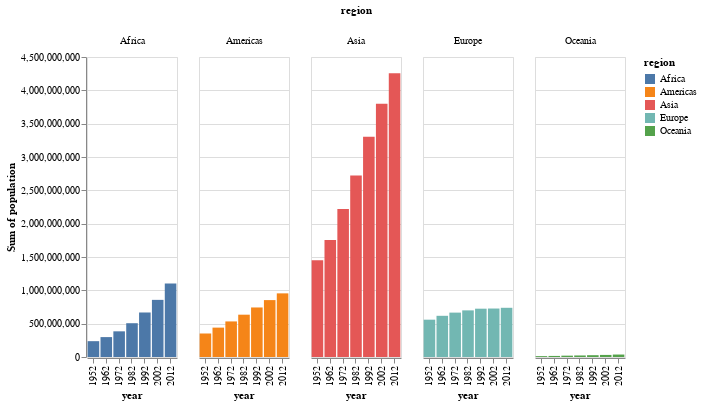

Write notebook code for a chart like this one.
### Code cell
if np.issubdtype(gapminder['year'].dtype, np.datetime64):
    gapminder['year'] = gapminder['year'].dt.year
subset = gapminder[gapminder.year.isin([1952,1962,1972,1982,1992,2002,2012])]

grouped_bar = alt.Chart(subset).mark_bar().encode(
    x = 'year:O',
    y = 'sum(population)',
    color = 'region:N',
    column = 'region:N'
).properties(width=90)

grouped_bar

### Figure 1 — Vega-Lite specification as saved in the notebook (floating-point values rounded to 4 significant figures; data arrays with more than 128 entries replaced by an {"elided": "..."} marker saying what was removed)
{"config": {"view": {"continuousWidth": 300, "continuousHeight": 300}}, "data": {"name": "data-e164ef4d1c68b0e3f0a192b0a134d254"}, "mark": {"type": "bar"}, "encoding": {"color": {"field": "region", "type": "nominal"}, "column": {"field": "region", "type": "nominal"}, "x": {"field": "year", "type": "ordinal"}, "y": {"aggregate": "sum", "field": "population", "type": "quantitative"}}, "width": 90, "$schema": "https://vega.github.io/schema/vega-lite/v5.20.1.json", "datasets": {"data-e164ef4d1c68b0e3f0a192b0a134d254": {"elided": "1246 records"}}}
